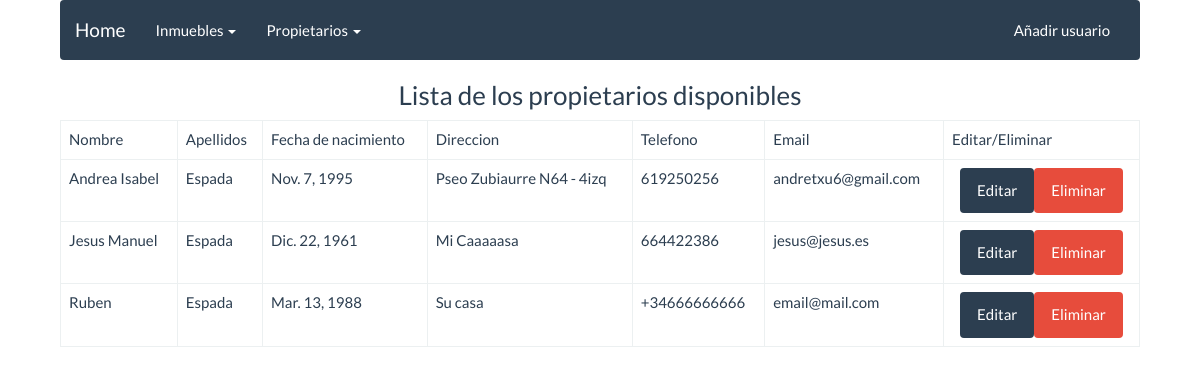
The app's page /propietarios/ with its own data.
### apps/propietarios/models.py (models this page shows, shortened)
class Propietario(models.Model):
	nombre = models.CharField(max_length=20)
	apellidos = models.CharField(max_length=40)
	fecha_nacimiento = models.DateField()
	direccion = models.CharField(max_length=150)
	telefono = models.CharField(max_length=15)
	email = models.EmailField()

### apps/propietarios/views.py (the view)
class Propietarios(ListView):
	model = Propietario
	template_name = "propietarios/index.html"

### templates/propietarios/index.html (shortened to what this page needs)
{% extends 'base/base.html' %}
{% block importfiles %}
	<link rel="stylesheet" type="text/css" href="/static/css/style.css">
{% endblock %}
{% block content %}
	<h3>Lista de los propietarios disponibles</h3>
	<table class="table table-bordered">
		<thead>
			<tr>
				<td>Nombre</td>
				<td>Apellidos</td>
				<td>Fecha de nacimiento</td>
				<td>Direccion</td>
				<td>Telefono</td>
				<td>Email</td>
				<td>Editar/Eliminar</td>
			</tr>
		</thead>
		<tbody>
			{% if object_list %}
				{% for propietario in object_list %}
					<tr>
						<td>{{ propietario.nombre }}</td>
						<td>{{ propietario.apellidos }}</td>
						<td>{{ propietario.fecha_nacimiento }}</td>
						<td>{{ propietario.direccion }}</td>
						<td>{{ propietario.telefono }}</td>
						<td>{{ propietario.email }}</td>
						<td class='td-center'><a class="btn btn-primary" href="{% url 'propietario_editar' propietario.id %}">Editar</a><a class="btn btn-danger" href="{% url 'propietario_eliminar' propietario.id %}">Eliminar</a></td>
					</tr>
				{% endfor %}
			{% else %}
			<h1>La lista de propietarios esta vacia</h1>
			{% endif %}
		</tbody>
	</table>
{% endblock %}

### static/css/style.css (style rules this page uses)
h1,h2,h3, .td-center { text-align: center; }

### templates/base/base.html (style rules this page uses)
body { width: 90%;margin:auto; }

### records on screen
Propietario: nombre "Andrea Isabel", apellidos "Espada", fecha_nacimiento "Nov. 7, 1995", direccion "Pseo Zubiaurre N64 - 4izq", telefono "619250256", email "andretxu6@gmail.com"
Propietario: nombre "Jesus Manuel", apellidos "Espada", fecha_nacimiento "Dic. 22, 1961", direccion "Mi Caaaaasa", telefono "664422386", email "jesus@jesus.es"
Propietario: nombre "Ruben", apellidos "Espada", fecha_nacimiento "Mar. 13, 1988", direccion "Su casa", telefono "+34666666666", email "email@mail.com"
